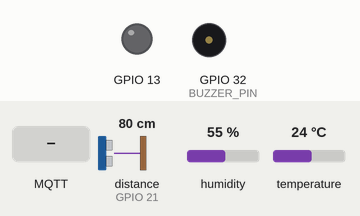
A sketch run on a simulated ESP32. On the bench: output pins drawn as LEDs (lit = HIGH), buzzer (waves = sounding). Wiring (from diagram.json): ultrasonic range finder: trigger GPIO 22; echo GPIO 21. The inputs (shaded band) are chosen by the test bench; at power-on: distance to the obstacle (sensor on GPIO 21) 80 cm, humidity 55 %, temperature 24 °C. The echo pulse lasts 58.3 µs per cm; WiFi joins after 1.5 s; servers stay silent unless stated; random numbers use the default seed unless the sketch sets one; no MQTT or app messages arrive unless stated; pins used as bus, display or sensor lines are not drawn; what the sketch prints to the serial monitor is not drawn.

Above: at 2.7 s.
2.8 s: MQTT message "1" arrives on the first subscribed topic
At 4.9 s:
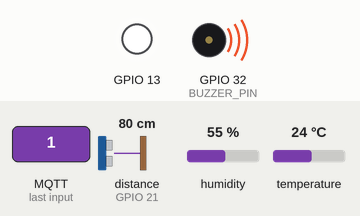
5.2 s: MQTT message "on" arrives on the first subscribed topic
Timing chart, 0 to 8.2 s (numbered marks = the images above; inputs shaded):
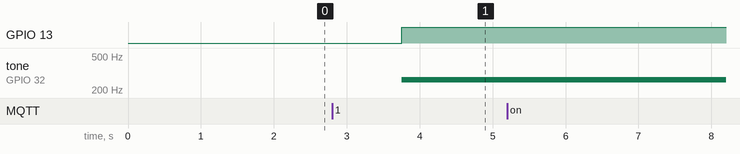

The sketch:

sketch.ino
```cpp
#include <DHT.h>
#include <WiFi.h>
#include "PubSubClient.h"

#define DHTPIN 33
#define DHTTYPE DHT22
#define MAX_CARACTERES 100
#define BUZZER_PIN 32
#define PIN_TRIG 22
#define PIN_ECHO 21

DHT dht (DHTPIN, DHTTYPE);


//Conexão com o WiFI
const char *SSID = "Wokwi-GUEST";
const char *PWD = "";

//Definindo os tópicos
const char *myTopicTemperatura = "/Temperatura";
const char *myTopicUmidade = "/Umidade";
const char *myTopicDistancia = "/Distancia";
const char *myTopicAction = "/Action/alerta";

bool buzzerActive = false;
bool ledActive = false;

int LED0=(13);
long duration;
int distance;

//configurações de conexão MQTT
WiFiClient wifiClient;
PubSubClient mqttClient(wifiClient);
char *mqttServer = "mqtt-dashboard.com";
int mqttPort = 1883;

//função para conectar ao WiFi
void ConectaNoWiFi() {
  Serial.print("Conectando ao WiFi");
  WiFi.begin(SSID, PWD);
  //Caso tenha dificuldades em conectar, imprime um “.”
  while (WiFi.status() != WL_CONNECTED) {
    Serial.print(".");
    delay(500);
  }
  //Se conectado, imprime “Conectado”
  Serial.print("Conectado.");
}


//Realiza as configurações do MQTT
void setupMQTT() {
  mqttClient.setServer(mqttServer, mqttPort);
}

//A função callback é responsável por receber as msgs. Toda vez que uma novoa msg chega, a função será ativada.
void callback(char* topic, byte* payload, unsigned int length) {

  //Como todos os tópicos vão entrar nessa função, é interessante desenvolver um “if” para definir qual tópico você pretende ler.
  if (strcmp(topic, myTopicAction)==0){
    Serial.println("Mensagem recebida do tópico “/Action/Alerta");
    //A informação chega em um vetor de bytes. Você pode imprimir direto, ou salvar em outra variável para realizar as conversões desejadas.
    //Neste caso, está sendo realizado a impressão direta do vetor de bytes (payload)
    char dadosChar[length];
    for (int i = 0; i < length; i++) {
        dadosChar[i] = ((char)payload[i]);
    }
    //a função atof() converte char em float. Para converter em int, pode ser utilizado a função atoi()
    Serial.println(dadosChar[0]);

    if(dadosChar[0] == '1' || dadosChar[0] == '2'){ // Ligar alarme
    // Vefica se o buzzer está ativo (al arme ligado)
      if(!buzzerActive){
        // Ativa o alerta sonoro (caso de chuve forte)
        tone(BUZZER_PIN, 262); // Toca um tom de 262Hz por 0,250 segundos*/
        buzzerActive == true;
        digitalWrite(LED0, HIGH);
        if (!ledActive) {
          // Liga o LED
          digitalWrite(LED0, HIGH);
          // Atualiza a variável para indicar que o LED está ativo
          ledActive = true;
        }

      }
    }
    // Verifica se o valor recebido é 0
    else if (dadosChar[0] == '0' || dadosChar[0] == '3') {
      // Desliga o buzzer
      noTone(BUZZER_PIN);
      if (ledActive) {
        // Desliga o LED
        digitalWrite(LED0, LOW);
        // Atualiza a variável para indicar que o LED está inativo
        ledActive = false;
      buzzerActive = false;
      }
    }

  }
}
//Realiza a conceção com o Broker MQTT
void conectaBrokerMQTT() {
  Serial.println("Conectando ao broker");
  //A função mqttClient.connected() verifica se existe uma conexão ativa.  Depende do Broker, a conexão pode se manter ativa, ou desativar a cada envio de msg.
  while (!mqttClient.connected()) {
    //Se entrou aqui, é porque não está conectado. Então será feito uma tentativa de conexão infinita, até ser conectado.
    Serial.println("Conectando ao Broker MQTT");
    //define o nome da ESP na conexão. Está sendo gerado um nome aleatório, para evitar ter duas ESPs com o mesmo nome. Neste caso, uma derrubaria a outra.
    String clientId = "ESP32Client-";
    clientId += String(random(0xffff), HEX);
    //Realiza a conexão com a função “mqttClient.connect”. Caso seja um sucesso, entra no if e imprime “Conectado ao Broker MQTT.”
    if (mqttClient.connect(clientId.c_str())) {
      Serial.println("Conectado ao Broker MQTT.");
    }
  }
}


void setup() {
  Serial.begin(9600);
  ConectaNoWiFi();
  setupMQTT();
  Serial.println("Sistem Monitoring Temperatura e Umidade");
  dht.begin();

  // Buzzer
  pinMode(BUZZER_PIN, OUTPUT);
  //LED
  pinMode(LED0, OUTPUT);
  //ultrassonico
  pinMode(PIN_TRIG, OUTPUT);
  pinMode(PIN_ECHO, INPUT);
}

int distancia(){

  // Limpa o Trigger antes de enviar um pulso
  digitalWrite(PIN_TRIG, LOW);
  delayMicroseconds(2);

  // Envia um pulso de 10 microssegundos para iniciar a medição
  digitalWrite(PIN_TRIG, HIGH);
  delayMicroseconds(10);
  digitalWrite(PIN_TRIG, LOW);

  // Lê a duração do Echo
  duration = pulseIn(PIN_ECHO, HIGH);

  // Calcula a distância em centímetros
  distance = duration * 0.034 / 2;
  Serial.print("Distância: ");
  Serial.print(distance);
  Serial.println(" cm");

  delay(100); // Aguarda um pouco entre as medições
  return distance;
}

void loop() {

  //Verifica se a conexão está ativa, caso não esteja, tenta conectar novamente.
  if (!mqttClient.connected()) {
    conectaBrokerMQTT();
    //Define quais tópicos vão ser assinados, ou seja, toda vez que alguma informação chegar destes tópicos, receberemos a informação.
    //Está adicionado dentro deste if, pois se a cair a conexão com o broker, será possível reativa-la.
    mqttClient.subscribe(myTopicAction);
    //Define o nome da função que será o callback, ou seja, toda vez que uma novo msg chegar de um dos tópicos, ela será enviada para a função ‘callback’
    mqttClient.setCallback(callback);
  }

  char data_temp[MAX_CARACTERES];
  char data_umid[MAX_CARACTERES];
  char data_dist[MAX_CARACTERES];

  Serial.print("começarei a leitura dos sensores \n \n");
  delay(2000);
  // put your main code here, to run repeatedly:
  float t = dht.readTemperature();
  float h = dht.readHumidity();
  float distance = distancia();

  // Faz parte da conversão de String para inteiro, lê os caracteres de uma string para armazenar como inteiro
  sprintf(data_temp, "%.0f", t);
  sprintf(data_umid, "%.0f", h);
  sprintf(data_dist, "%.0f", distance);


  // Este comando realiza a publicação da variável "data", que nada mais é do que o valor dos sensores no tópico descrito
  mqttClient.publish(myTopicTemperatura, data_temp);
  mqttClient.publish(myTopicUmidade, data_umid);
  mqttClient.publish(myTopicDistancia, data_dist);


  //Impressão das informações do sensor DHT22
  Serial.print("Temperatura = ");
  Serial.print(t);
  Serial.println(" C°");
  Serial.print("Umidade = ");
  Serial.print(h);
  Serial.println("% \n");

  //realiza o sincronismo com o Broker, por exemplo, verifica se existem msgs para ler se estiver inscrito em algum tópico
  mqttClient.loop();

  delay(1000);
}
```

Measured:
- after the input at 2.8 s, GPIO 13: LOW → HIGH after 0.95 s; tone on GPIO 32 (BUZZER_PIN): silent → 262 Hz after 0.95 s
- after the input at 5.2 s, every drawn part: stays the same
